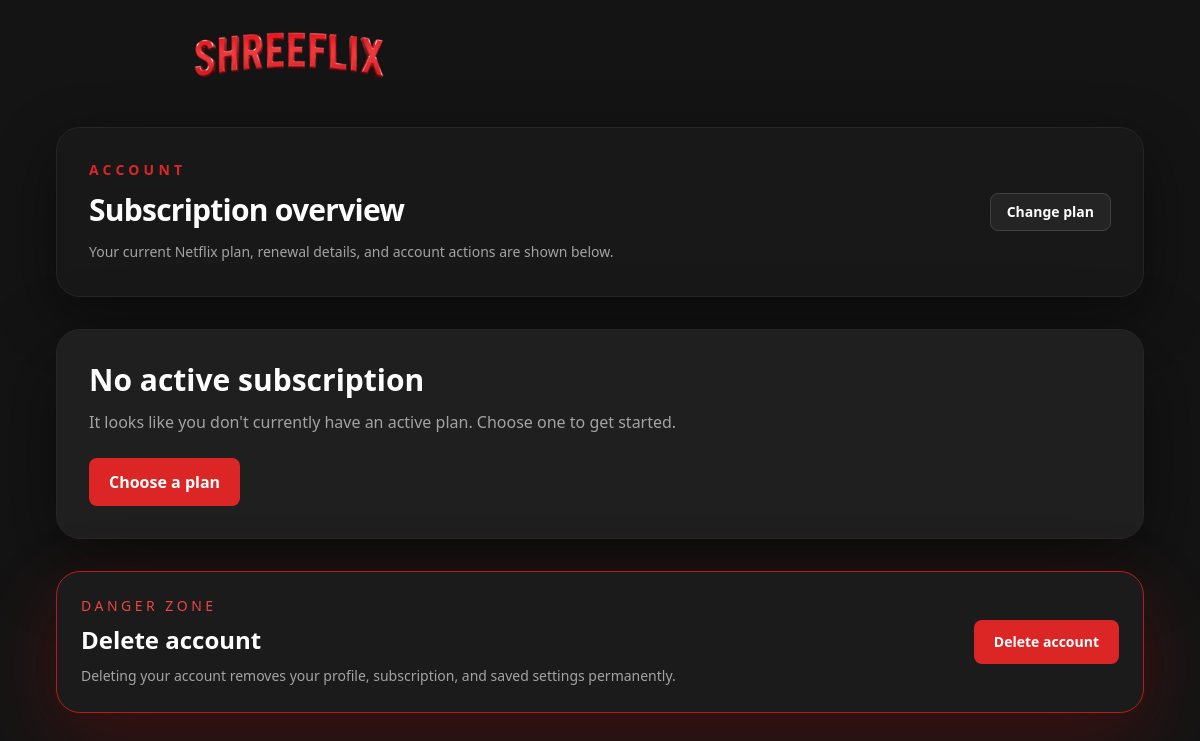
The app's page /subscription/account/ (signed in), older data.
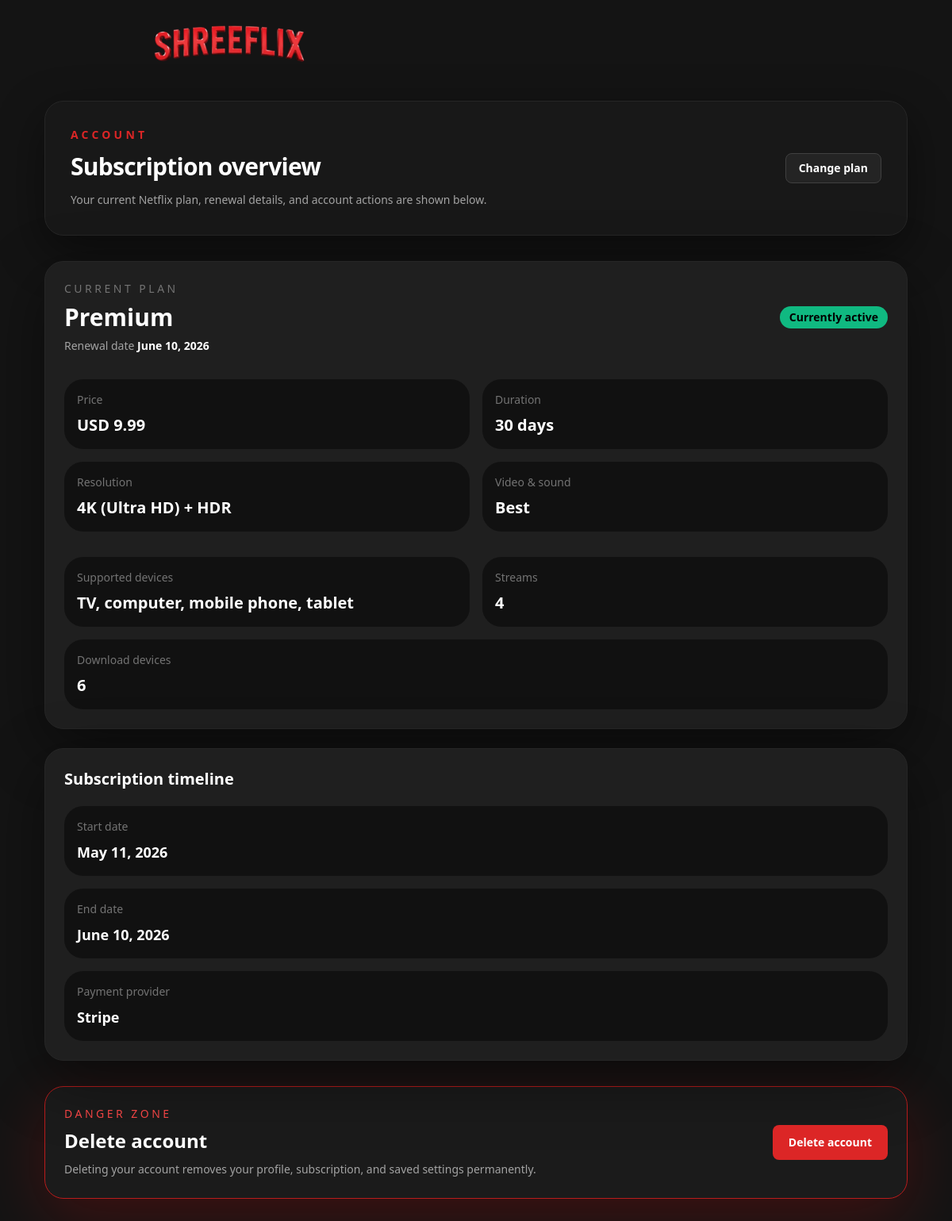
The same page, newer data.
### subscription/models.py (models this page shows, shortened)
class UserSubscription(models.Model):
    user = models.OneToOneField(User, on_delete=models.CASCADE, related_name="subscription")
    plan = models.ForeignKey(SubscriptionPlan, on_delete=models.SET_NULL, null=True, blank=True)
    start_date = models.DateTimeField(auto_now_add=True)
    end_date = models.DateTimeField()
    is_active = models.BooleanField(default=True)
    stripe_session_id = models.CharField(max_length=500, blank=True, null=True)

class SubscriptionPlan(models.Model):
    name = models.CharField(max_length=100)
    price = models.DecimalField(max_digits=8, decimal_places=2)  # USD
    duration_days = models.PositiveIntegerField(default=30)  # 30 days = monthly
    video_sound_quality = models.CharField(max_length=100, default="Unknown")  # e.g., Fair, Good, Great, Best
    resolution = models.CharField(max_length=100, default="Unknown")           # e.g., 480p, 720p, 1080p, 4k+HDR
    supported_devices = models.CharField(max_length=255, default="Unknown")    # e.g., TV, Computer, Mobile, Tablet
    simultaneous_streams = models.PositiveIntegerField(default=1)
    download_devices = models.PositiveIntegerField(default=1)
    stripe_price_id = models.CharField(max_length=200, blank=True, null=True)

### subscription/views.py (the view)
# urls.py: path('account/', views.account, name='subscription_account'),
@login_required
def account(request):
    user_subscription = None
    try:
        user_subscription = request.user.subscription
    except UserSubscription.DoesNotExist:
        user_subscription = None
    return render(request, 'subscription/account.html', {
        'user_subscription': user_subscription,
    })

### subscription/templates/subscription/account.html (shortened to what this page needs)
{% extends 'core/base.html' %}
{% block content %}
<div class="min-h-screen bg-[#141414] text-white">
    {% include "core/partial/nav.html" %}
    <div class="max-w-6xl mx-auto px-4 py-10 sm:px-6 lg:px-8">
        <div class="space-y-8">
            <section class="rounded-3xl border border-neutral-800 bg-[#181818] p-6 shadow-[0_20px_60px_rgba(0,0,0,0.45)] sm:p-8">
                <div class="flex flex-col gap-4 md:flex-row md:items-center md:justify-between">
                    <div>
                        <p class="text-sm font-semibold uppercase tracking-[0.3em] text-red-600">Account</p>
                        <h1 class="mt-3 text-3xl font-bold tracking-tight text-white">Subscription overview</h1>
                        <p class="mt-3 text-sm leading-6 text-neutral-400">Your current Netflix plan, renewal details, and account actions are shown below.</p>
                    </div>
                    <div class="flex flex-wrap gap-3">
                        <a href="{% url 'plans' %}" class="inline-flex items-center rounded-lg border border-neutral-700 bg-white/5 px-4 py-2 text-sm font-semibold text-white transition hover:border-red-600 hover:text-red-400">Change plan</a>
                    </div>
                </div>
            </section>
            {% if user_subscription and user_subscription.plan %}
            <section class="grid gap-6 xl:grid-cols-[2fr_1fr]">
                <div class="rounded-3xl border border-neutral-800 bg-[#1f1f1f] p-6 shadow-[0_24px_80px_rgba(0,0,0,0.45)]">
                    <div class="flex flex-col gap-4 md:flex-row md:items-center md:justify-between">
                        <div>
                            <p class="text-sm uppercase tracking-[0.25em] text-neutral-500">Current plan</p>
                            <h2 class="mt-2 text-3xl font-semibold text-white">{{ user_subscription.plan.name }}</h2>
                            <p class="mt-2 text-sm text-neutral-400">Renewal date <span class="font-semibold text-white">{{ user_subscription.end_date|date:"F j, Y" }}</span></p>
                        </div>
                        <span class="inline-flex items-center rounded-full bg-emerald-500 px-3 py-1 text-sm font-semibold text-black">Currently active</span>
                    </div>
                    <div class="mt-8 grid gap-4 sm:grid-cols-2">
                        <div class="rounded-3xl bg-[#111111] p-4">
                            <p class="text-sm text-neutral-500">Price</p>
                            <p class="mt-2 text-xl font-semibold text-white">USD {{ user_subscription.plan.price }}</p>
                        </div>
                        <div class="rounded-3xl bg-[#111111] p-4">
                            <p class="text-sm text-neutral-500">Duration</p>
                            <p class="mt-2 text-xl font-semibold text-white">{{ user_subscription.plan.duration_days }} days</p>
                        </div>
                        <div class="rounded-3xl bg-[#111111] p-4">
                            <p class="text-sm text-neutral-500">Resolution</p>
                            <p class="mt-2 text-xl font-semibold text-white">{{ user_subscription.plan.resolution }}</p>
                        </div>
                        <div class="rounded-3xl bg-[#111111] p-4">
                            <p class="text-sm text-neutral-500">Video & sound</p>
                            <p class="mt-2 text-xl font-semibold text-white">{{ user_subscription.plan.video_sound_quality }}</p>
                        </div>
                    </div>
                    <div class="mt-8 grid gap-4 sm:grid-cols-2">
                        <div class="rounded-3xl bg-[#111111] p-4">
                            <p class="text-sm text-neutral-500">Supported devices</p>
                            <p class="mt-2 text-xl font-semibold text-white">{{ user_subscription.plan.supported_devices }}</p>
                        </div>
                        <div class="rounded-3xl bg-[#111111] p-4">
                            <p class="text-sm text-neutral-500">Streams</p>
                            <p class="mt-2 text-xl font-semibold text-white">{{ user_subscription.plan.simultaneous_streams }}</p>
                        </div>
                        <div class="sm:col-span-2 rounded-3xl bg-[#111111] p-4">
                            <p class="text-sm text-neutral-500">Download devices</p>
                            <p class="mt-2 text-xl font-semibold text-white">{{ user_subscription.plan.download_devices }}</p>
                        </div>
                    </div>
                </div>
                <div class="rounded-3xl border border-neutral-800 bg-[#1f1f1f] p-6 shadow-[0_24px_80px_rgba(0,0,0,0.45)]">
                    <h3 class="text-xl font-semibold text-white">Subscription timeline</h3>
                    <div class="mt-5 space-y-4">
                        <div class="rounded-3xl bg-[#111111] p-4">
                            <p class="text-sm text-neutral-500">Start date</p>
                            <p class="mt-2 text-lg font-semibold text-white">{{ user_subscription.start_date|date:"F j, Y" }}</p>
                        </div>
                        <div class="rounded-3xl bg-[#111111] p-4">
                            <p class="text-sm text-neutral-500">End date</p>
                            <p class="mt-2 text-lg font-semibold text-white">{{ user_subscription.end_date|date:"F j, Y" }}</p>
                        </div>
                        <div class="rounded-3xl bg-[#111111] p-4">
                            <p class="text-sm text-neutral-500">Payment provider</p>
                            <p class="mt-2 text-lg font-semibold text-white">Stripe</p>
                        </div>
                    </div>
                </div>
            </section>
            <section class="rounded-3xl border border-red-700 bg-[#1b1b1b] p-6 shadow-[0_24px_80px_rgba(255,0,0,0.18)]">
                <div class="flex flex-col gap-4 md:flex-row md:items-center md:justify-between">
                    <div>
                        <p class="text-sm uppercase tracking-[0.25em] text-red-500">Danger zone</p>
                        <h2 class="mt-2 text-2xl font-semibold text-white">Delete account</h2>
                        <p class="mt-2 text-sm leading-6 text-neutral-400">Deleting your account removes your profile, subscription, and saved settings permanently.</p>
                    </div>
                    <form method="post" action="{% url 'subscription_delete_account' %}" onsubmit="return confirm('Delete your account and subscription data? This cannot be undone.');">
                        <button type="submit" class="inline-flex items-center rounded-lg bg-red-600 px-5 py-3 text-sm font-semibold text-white transition hover:bg-red-700">Delete account</button>
                    </form>
                </div>
            </section>
            {% else %}
            <div class="rounded-3xl border border-neutral-800 bg-[#1f1f1f] p-8 shadow-[0_24px_80px_rgba(0,0,0,0.45)]">
                <div class="max-w-2xl">
                    <h2 class="text-3xl font-semibold text-white">No active subscription</h2>
                    <p class="mt-3 text-neutral-400">It looks like you don't currently have an active plan. Choose one to get started.</p>
                    <a href="{% url 'plans' %}" class="mt-6 inline-flex items-center rounded-lg bg-red-600 px-5 py-3 text-white font-semibold hover:bg-red-700">Choose a plan</a>
                </div>
            </div>
            <section class="rounded-3xl border border-red-700 bg-[#1b1b1b] p-6 shadow-[0_24px_80px_rgba(255,0,0,0.18)]">
                <div class="flex flex-col gap-4 md:flex-row md:items-center md:justify-between">
                    <div>
                        <p class="text-sm uppercase tracking-[0.25em] text-red-500">Danger zone</p>
                        <h2 class="mt-2 text-2xl font-semibold text-white">Delete account</h2>
                        <p class="mt-2 text-sm leading-6 text-neutral-400">Deleting your account removes your profile, subscription, and saved settings permanently.</p>
                    </div>
                    <form method="post" action="{% url 'subscription_delete_account' %}" onsubmit="return confirm('Delete your account and subscription data? This cannot be undone.');">
                        <button type="submit" class="inline-flex items-center rounded-lg bg-red-600 px-5 py-3 text-sm font-semibold text-white transition hover:bg-red-700">Delete account</button>
                    </form>
                </div>
            </section>
            {% endif %}
        </div>
    </div>
</div>
{% endblock content %}

### core/templates/core/base.html (shortened to what this page needs)
{% load static %}
{% load static tailwind_tags %}
<!DOCTYPE html>
<html lang="en">
<head>
    <script src="https://cdn.tailwindcss.com"></script>
{% tailwind_css %}
</head>
<body class="bg-black text-white">
    {% block content %}
{% endblock content %}
</body>
</html>

### core/templates/core/partial/nav.html (shortened to what this page needs)
{% load static %}
 <header>
<div class="relative mx-auto px-4 sm:px-6 lg:px-48 flex justify-between pt-6 items-center">
  {% if request.user.is_authenticated %}
  <a href="{% url 'home' %}"><img src="{% static 'core/logo.png' %}" alt="logo" class="w-36 sm:w-36 lg:w-48"></a>
  {% else %}
  <a href="{% url 'index' %}"><img src="{% static 'core/logo.png' %}" alt="logo" class="w-36 sm:w-36 lg:w-48"></a>
  {% endif %}
</div>
</header>

Row changes from the older to the newer data that the page shows:
added UserSubscription: plan.name "Premium", end_date "June 10, 2026", plan.price "9.99", plan.duration_days "30", plan.resolution "4K (Ultra HD) + HDR", plan.video_sound_quality "Best", plan.supported_devices "TV, computer, mobile phone, tablet", plan.simultaneous_streams "4", plan.download_devices "6", start_date "May 11, 2026"
Text that changed along with them:
text no longer shown: "No active subscription It looks like you don't currently have an active plan. Choose one to get started. Choose a plan"
text now shown: "CURRENT PLAN Renewal date Currently active Price USD Duration days Resolution Video & sound Supported devices Streams Download devices Subscription timeline Start date End date Payment provider Stripe"
